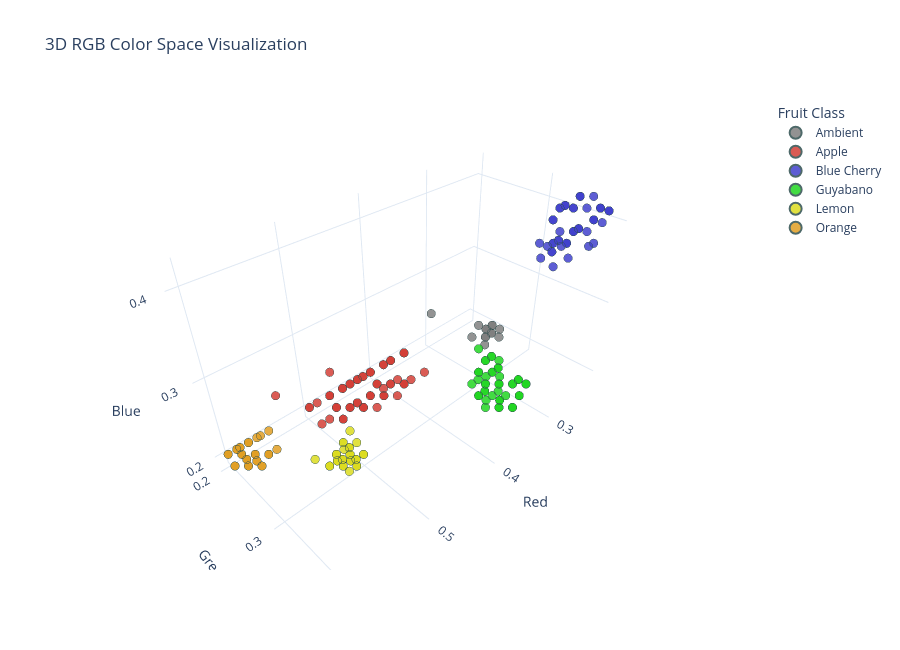

This figure's notebook cell:
### Code cell
# 3D Color cube visualization of the dataset
import plotly.express as px

# Prepare plotting dataframe and normalize class labels for robust color mapping
plot_df = dataset.copy()
plot_df['fruit_class'] = plot_df['fruit'].astype(str).str.strip().str.lower()

# Fixed color assignments per fruit class
preferred_colors = {
    'apple': "#D33F37",
    'orange': "#E19F24",
    'lemon': "#DCDC20",
    'guyabano': "#22D622",
    'blue cherry': "#4141CD"
}

# Use gray fallback for classes not explicitly mapped
default_color = '#808080'
classes = sorted(plot_df['fruit_class'].unique())
fruit_color_map = {cls: preferred_colors.get(cls, default_color) for cls in classes}

# Create a 3D scatter plot of the dataset in RGB space, colored by fruit class
fig = px.scatter_3d(plot_df,
                    x='r_norm', 
                    y='g_norm', 
                    z='b_norm', 
                    color='fruit_class',
                    color_discrete_map=fruit_color_map,
                    category_orders={'fruit_class': classes},
                    title='3D RGB Color Space Visualization',
                    labels={'r_norm': 'Red', 'g_norm': 'Green', 'b_norm': 'Blue'},
                    width=900,
                    height=650
                    )

# Customize marker appearance for better visibility
fig.update_traces(
    marker=dict(size=5, opacity=0.85, line=dict(width=0.4, color='DarkSlateGrey'))
)

# Make legend text nicer
fig.for_each_trace(lambda t: t.update(name=t.name.title()))

# Set the background color and grid visibility for better contrast
fig.update_layout(
    template='plotly_white',
    scene=dict(
        xaxis_title='Red',
        yaxis_title='Green',
        zaxis_title='Blue'
    ),
    legend_title_text='Fruit Class',
    legend=dict(itemsizing='constant')
)

# Display the interactive 3D scatter plot
fig.show()
